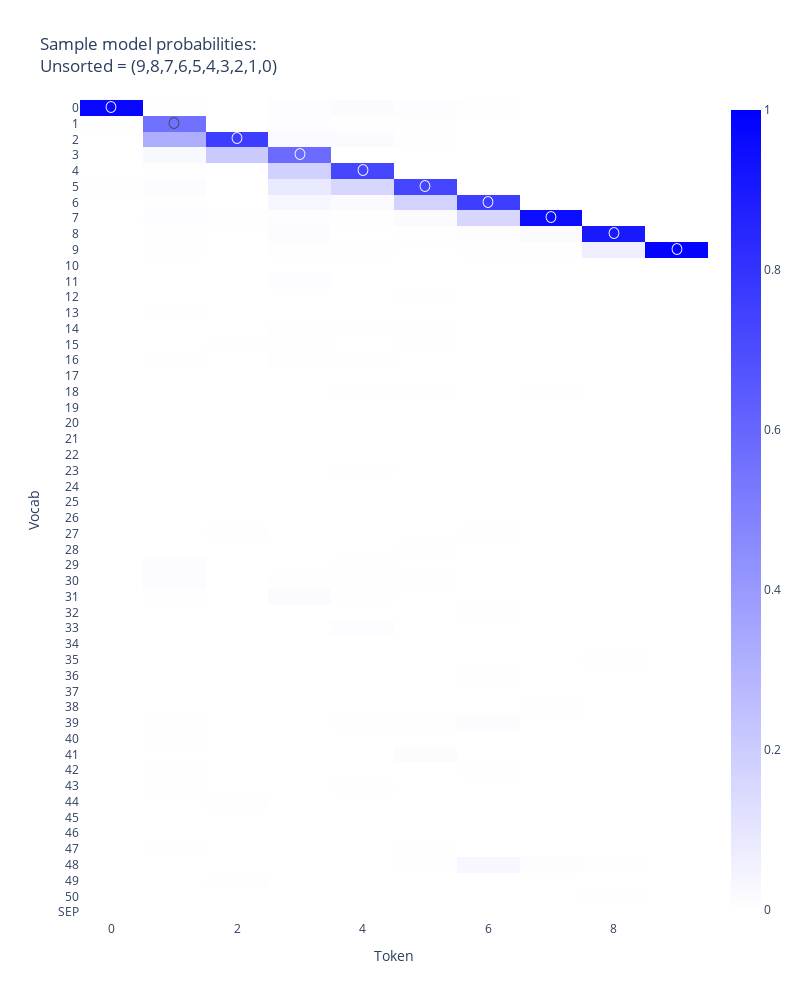

The notebook cell saved with this chart:
### Code cell
def show(ds,probs):


    list_len = int( (ds.size(-1)-1 ) / 2 ) 
    seq_len  = ds.size(-1)

    # print("list_len",list_len)
    # print("seq_len",seq_len)

    #  tokens shape torch.Size([1, 103])
    # probs shape torch.Size([1, 103, 52])
    # list_len 51
    # seq_len 103
    # len x 51
    # probs.T shape torch.Size([52, 103])


    strs = [ str(i.item()) for i in ds[:list_len] ] 
    x    = [ ds[j] for j in range( list_len+1, seq_len) ]

    indices = t.argmax(probs.T,dim=0)


    chf = lambda s,t,i : "〇" if (s==t and t==i) else "●" if (s==t) else "○" if (s==i) else " "


    text = [[ chf( str(str_tok),str(target.item()),str(indices[target.item()].item())) for target in ds[list_len+1:seq_len]]
            for str_tok in dataset.vocab]

    # print("len x",len(x))
    # print("probs.T shape",probs.T.shape)

    imshow(
        probs.T,
        y=dataset.vocab,
        x=x,
        labels={"x": "Token", "y": "Vocab"},
        xaxis_tickangle=0,
        title=f"Sample model probabilities:<br>Unsorted = ({','.join( strs ) })",
        text=text,
        range_color=[0, 1],
        color_continuous_scale=["white",  "blue"],
        width=800,
        height=1000,
    )

show(ds[0],probs[0])
# show(ds[1],probs[1])
# show(ds[2],probs[2])
# show(ds[3],probs[3])
# show(ds[4],probs[4])

### Figure 1 — Plotly figure (JSON) as saved in the notebook; plotly's stock layout.template omitted (floating-point values rounded to 4 significant figures; data arrays with more than 128 entries replaced by an {"elided": "..."} marker saying what was removed)
{"data": [{"coloraxis": "coloraxis", "hovertemplate": "Token: %{x}<br>Vocab: %{y}<br>color: %{z}<extra></extra>", "name": "0", "text": {"elided": "52x10 str values"}, "textfont": {"size": 12}, "texttemplate": "%{text}", "type": "heatmap", "x": [0, 1, 2, 3, 4, 5, 6, 7, 8, 9], "xaxis": "x", "y": ["0", "1", "2", "3", "4", "5", "6", "7", "8", "9", "10", "11", "12", "13", "14", "15", "16", "17", "18", "19", "20", "21", "22", "23", "24", "25", "26", "27", "28", "29", "30", "31", "32", "33", "34", "35", "36", "37", "38", "39", "40", "41", "42", "43", "44", "45", "46", "47", "48", "49", "50", "SEP"], "yaxis": "y", "z": {"elided": "52x10 float values"}}], "layout": {"coloraxis": {"cmax": 1, "cmid": 0, "cmin": 0, "colorscale": [[0, "white"], [1, "blue"]]}, "height": 1000, "title": {"text": "Sample model probabilities:<br>Unsorted = (9,8,7,6,5,4,3,2,1,0)"}, "width": 800, "xaxis": {"anchor": "y", "constrain": "domain", "domain": [0, 1], "scaleanchor": "y", "tickangle": 0, "title": {"text": "Token"}}, "yaxis": {"anchor": "x", "autorange": "reversed", "constrain": "domain", "domain": [0, 1], "title": {"text": "Vocab"}}}}
